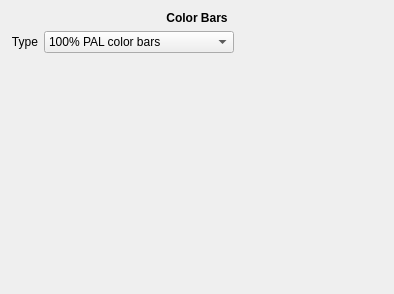
<?xml version="1.0" encoding="UTF-8"?>
<ui version="4.0">
 <class>ColorBarsWidget</class>
 <widget class="QWidget" name="ColorBarsWidget">
  <property name="geometry">
   <rect>
    <x>0</x>
    <y>0</y>
    <width>394</width>
    <height>294</height>
   </rect>
  </property>
  <property name="windowTitle">
   <string>Form</string>
  </property>
  <property name="whatsThis">
   <string notr="true">https://forum.bossa.org/t/open-other-color-bars/12931/1</string>
  </property>
  <layout class="QVBoxLayout" name="verticalLayout">
   <item>
    <widget class="QLabel" name="label_2">
     <property name="font">
      <font>
       <bold>true</bold>
      </font>
     </property>
     <property name="text">
      <string>Color Bars</string>
     </property>
     <property name="alignment">
      <set>Qt::AlignmentFlag::AlignCenter</set>
     </property>
    </widget>
   </item>
   <item>
    <layout class="QHBoxLayout" name="horizontalLayout">
     <item>
      <widget class="QLabel" name="label">
       <property name="text">
        <string>Type</string>
       </property>
       <property name="alignment">
        <set>Qt::AlignmentFlag::AlignRight|Qt::AlignmentFlag::AlignTrailing|Qt::AlignmentFlag::AlignVCenter</set>
       </property>
      </widget>
     </item>
     <item>
      <widget class="QComboBox" name="comboBox">
       <property name="sizePolicy">
        <sizepolicy hsizetype="MinimumExpanding" vsizetype="Fixed">
         <horstretch>0</horstretch>
         <verstretch>0</verstretch>
        </sizepolicy>
       </property>
       <item>
        <property name="text">
         <string>100% PAL color bars</string>
        </property>
       </item>
       <item>
        <property name="text">
         <string>100% PAL color bars with red</string>
        </property>
       </item>
       <item>
        <property name="text">
         <string>95% BBC PAL color bars</string>
        </property>
       </item>
       <item>
        <property name="text">
         <string>75% EBU color bars</string>
        </property>
       </item>
       <item>
        <property name="text">
         <string>SMPTE color bars</string>
        </property>
       </item>
       <item>
        <property name="text">
         <string>Philips PM5544</string>
        </property>
       </item>
       <item>
        <property name="text">
         <string>FuBK</string>
        </property>
       </item>
       <item>
        <property name="text">
         <string>Simplified FuBK</string>
        </property>
       </item>
      </widget>
     </item>
     <item>
      <spacer name="horizontalSpacer">
       <property name="orientation">
        <enum>Qt::Orientation::Horizontal</enum>
       </property>
       <property name="sizeHint" stdset="0">
        <size>
         <width>40</width>
         <height>20</height>
        </size>
       </property>
      </spacer>
     </item>
    </layout>
   </item>
   <item>
    <spacer name="verticalSpacer">
     <property name="orientation">
      <enum>Qt::Orientation::Vertical</enum>
     </property>
     <property name="sizeHint" stdset="0">
      <size>
       <width>20</width>
       <height>40</height>
      </size>
     </property>
    </spacer>
   </item>
  </layout>
 </widget>
 <resources/>
 <connections/>
</ui>
